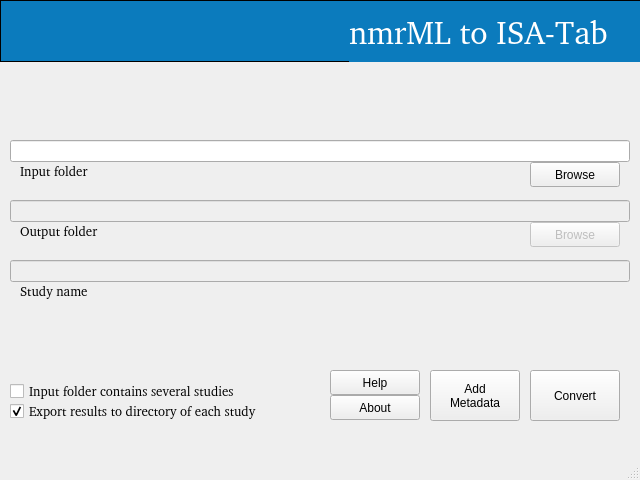
<?xml version="1.0" encoding="UTF-8"?>
<ui version="4.0">
 <class>MainWindow</class>
 <widget class="QMainWindow" name="MainWindow">
  <property name="geometry">
   <rect>
    <x>0</x>
    <y>0</y>
    <width>640</width>
    <height>480</height>
   </rect>
  </property>
  <property name="sizePolicy">
   <sizepolicy hsizetype="Fixed" vsizetype="Fixed">
    <horstretch>0</horstretch>
    <verstretch>0</verstretch>
   </sizepolicy>
  </property>
  <property name="minimumSize">
   <size>
    <width>640</width>
    <height>480</height>
   </size>
  </property>
  <property name="maximumSize">
   <size>
    <width>640</width>
    <height>480</height>
   </size>
  </property>
  <property name="contextMenuPolicy">
   <enum>Qt::DefaultContextMenu</enum>
  </property>
  <property name="windowTitle">
   <string>nmrML to ISA-Tab</string>
  </property>
  <property name="windowIcon">
   <iconset resource="resources.qrc">
    <normaloff>:/graphics/assets/graphics/ebi_icon.png</normaloff>:/graphics/assets/graphics/ebi_icon.png</iconset>
  </property>
  <property name="styleSheet">
   <string notr="true"/>
  </property>
  <widget class="QWidget" name="centralwidget">
   <widget class="QLineEdit" name="lineEdit_input">
    <property name="enabled">
     <bool>true</bool>
    </property>
    <property name="geometry">
     <rect>
      <x>10</x>
      <y>140</y>
      <width>620</width>
      <height>22</height>
     </rect>
    </property>
    <property name="sizePolicy">
     <sizepolicy hsizetype="Fixed" vsizetype="Fixed">
      <horstretch>0</horstretch>
      <verstretch>0</verstretch>
     </sizepolicy>
    </property>
    <property name="styleSheet">
     <string notr="true">font: 10pt url(:/fonts/assets/fonts/Verdana.ttf);</string>
    </property>
    <property name="locale">
     <locale language="French" country="France"/>
    </property>
   </widget>
   <widget class="QLabel" name="lbl_input">
    <property name="geometry">
     <rect>
      <x>20</x>
      <y>162</y>
      <width>180</width>
      <height>18</height>
     </rect>
    </property>
    <property name="sizePolicy">
     <sizepolicy hsizetype="Fixed" vsizetype="Fixed">
      <horstretch>0</horstretch>
      <verstretch>0</verstretch>
     </sizepolicy>
    </property>
    <property name="font">
     <font>
      <family>:/fonts/assets/fonts/Verdana.ttf</family>
      <pointsize>10</pointsize>
      <weight>50</weight>
      <italic>false</italic>
      <bold>false</bold>
     </font>
    </property>
    <property name="styleSheet">
     <string notr="true">font: 10pt url(:/fonts/assets/fonts/Verdana.ttf);</string>
    </property>
    <property name="text">
     <string>Input folder</string>
    </property>
   </widget>
   <widget class="QLineEdit" name="lineEdit_output">
    <property name="enabled">
     <bool>false</bool>
    </property>
    <property name="geometry">
     <rect>
      <x>10</x>
      <y>200</y>
      <width>620</width>
      <height>22</height>
     </rect>
    </property>
    <property name="sizePolicy">
     <sizepolicy hsizetype="Fixed" vsizetype="Fixed">
      <horstretch>0</horstretch>
      <verstretch>0</verstretch>
     </sizepolicy>
    </property>
    <property name="styleSheet">
     <string notr="true">font: 10pt url(:/fonts/assets/fonts/Verdana.ttf);</string>
    </property>
    <property name="text">
     <string/>
    </property>
   </widget>
   <widget class="QLineEdit" name="lineEdit_study">
    <property name="enabled">
     <bool>false</bool>
    </property>
    <property name="geometry">
     <rect>
      <x>10</x>
      <y>260</y>
      <width>620</width>
      <height>22</height>
     </rect>
    </property>
    <property name="sizePolicy">
     <sizepolicy hsizetype="Fixed" vsizetype="Fixed">
      <horstretch>0</horstretch>
      <verstretch>0</verstretch>
     </sizepolicy>
    </property>
    <property name="styleSheet">
     <string notr="true">font: 10pt url(:/fonts/assets/fonts/Verdana.ttf);</string>
    </property>
   </widget>
   <widget class="QLabel" name="lbl_output">
    <property name="geometry">
     <rect>
      <x>20</x>
      <y>222</y>
      <width>180</width>
      <height>18</height>
     </rect>
    </property>
    <property name="sizePolicy">
     <sizepolicy hsizetype="Fixed" vsizetype="Fixed">
      <horstretch>0</horstretch>
      <verstretch>0</verstretch>
     </sizepolicy>
    </property>
    <property name="font">
     <font>
      <family>:/fonts/assets/fonts/Verdana.ttf</family>
      <pointsize>10</pointsize>
      <weight>50</weight>
      <italic>false</italic>
      <bold>false</bold>
     </font>
    </property>
    <property name="styleSheet">
     <string notr="true">font: 10pt url(:/fonts/assets/fonts/Verdana.ttf);</string>
    </property>
    <property name="text">
     <string>Output folder</string>
    </property>
   </widget>
   <widget class="QLabel" name="lbl_study">
    <property name="geometry">
     <rect>
      <x>20</x>
      <y>282</y>
      <width>180</width>
      <height>18</height>
     </rect>
    </property>
    <property name="sizePolicy">
     <sizepolicy hsizetype="Fixed" vsizetype="Fixed">
      <horstretch>0</horstretch>
      <verstretch>0</verstretch>
     </sizepolicy>
    </property>
    <property name="font">
     <font>
      <family>:/fonts/assets/fonts/Verdana.ttf</family>
      <pointsize>10</pointsize>
      <weight>50</weight>
      <italic>false</italic>
      <bold>false</bold>
     </font>
    </property>
    <property name="styleSheet">
     <string notr="true">font: 10pt url(:/fonts/assets/fonts/Verdana.ttf);</string>
    </property>
    <property name="text">
     <string>Study name</string>
    </property>
   </widget>
   <widget class="QToolButton" name="toolButton_input_explore">
    <property name="geometry">
     <rect>
      <x>530</x>
      <y>162</y>
      <width>90</width>
      <height>25</height>
     </rect>
    </property>
    <property name="styleSheet">
     <string notr="true">font: 10pt url(:/fonts/assets/fonts/Verdana.ttf);</string>
    </property>
    <property name="text">
     <string>Browse</string>
    </property>
    <property name="icon">
     <iconset>
      <normaloff>assets/graphics/browse_icon.png</normaloff>assets/graphics/browse_icon.png</iconset>
    </property>
    <property name="iconSize">
     <size>
      <width>16</width>
      <height>16</height>
     </size>
    </property>
    <property name="toolButtonStyle">
     <enum>Qt::ToolButtonTextOnly</enum>
    </property>
    <property name="autoRaise">
     <bool>false</bool>
    </property>
    <property name="arrowType">
     <enum>Qt::NoArrow</enum>
    </property>
   </widget>
   <widget class="QToolButton" name="toolButton_output_explore">
    <property name="enabled">
     <bool>false</bool>
    </property>
    <property name="geometry">
     <rect>
      <x>530</x>
      <y>222</y>
      <width>90</width>
      <height>25</height>
     </rect>
    </property>
    <property name="styleSheet">
     <string notr="true">font: 10pt url(:/fonts/assets/fonts/Verdana.ttf);</string>
    </property>
    <property name="text">
     <string>Browse</string>
    </property>
    <property name="icon">
     <iconset>
      <normaloff>:/graphics/assets/graphics/browse_icon.png</normaloff>:/graphics/assets/graphics/browse_icon.png</iconset>
    </property>
    <property name="iconSize">
     <size>
      <width>16</width>
      <height>16</height>
     </size>
    </property>
    <property name="toolButtonStyle">
     <enum>Qt::ToolButtonTextOnly</enum>
    </property>
   </widget>
   <widget class="QCheckBox" name="cBox_multiple">
    <property name="geometry">
     <rect>
      <x>10</x>
      <y>380</y>
      <width>280</width>
      <height>22</height>
     </rect>
    </property>
    <property name="sizePolicy">
     <sizepolicy hsizetype="Fixed" vsizetype="Fixed">
      <horstretch>0</horstretch>
      <verstretch>0</verstretch>
     </sizepolicy>
    </property>
    <property name="font">
     <font>
      <family>:/fonts/assets/fonts/Verdana.ttf</family>
      <pointsize>10</pointsize>
      <weight>50</weight>
      <italic>false</italic>
      <bold>false</bold>
     </font>
    </property>
    <property name="styleSheet">
     <string notr="true">font: 10pt url(:/fonts/assets/fonts/Verdana.ttf);</string>
    </property>
    <property name="text">
     <string>Input folder contains several studies</string>
    </property>
   </widget>
   <widget class="QCheckBox" name="cBox_export">
    <property name="geometry">
     <rect>
      <x>10</x>
      <y>400</y>
      <width>340</width>
      <height>22</height>
     </rect>
    </property>
    <property name="sizePolicy">
     <sizepolicy hsizetype="Fixed" vsizetype="Fixed">
      <horstretch>0</horstretch>
      <verstretch>0</verstretch>
     </sizepolicy>
    </property>
    <property name="font">
     <font>
      <family>:/fonts/assets/fonts/Verdana.ttf</family>
      <pointsize>10</pointsize>
      <weight>50</weight>
      <italic>false</italic>
      <bold>false</bold>
     </font>
    </property>
    <property name="styleSheet">
     <string notr="true">font: 10pt url(:/fonts/assets/fonts/Verdana.ttf);</string>
    </property>
    <property name="text">
     <string>Export results to directory of each study</string>
    </property>
    <property name="checked">
     <bool>true</bool>
    </property>
   </widget>
   <widget class="QPushButton" name="PushBut_convert">
    <property name="geometry">
     <rect>
      <x>530</x>
      <y>370</y>
      <width>90</width>
      <height>51</height>
     </rect>
    </property>
    <property name="sizePolicy">
     <sizepolicy hsizetype="Fixed" vsizetype="Fixed">
      <horstretch>0</horstretch>
      <verstretch>0</verstretch>
     </sizepolicy>
    </property>
    <property name="styleSheet">
     <string notr="true">font: 10pt url(:/fonts/assets/fonts/Verdana.ttf);</string>
    </property>
    <property name="text">
     <string>Convert</string>
    </property>
   </widget>
   <widget class="QToolButton" name="toolButton_help">
    <property name="geometry">
     <rect>
      <x>330</x>
      <y>370</y>
      <width>90</width>
      <height>25</height>
     </rect>
    </property>
    <property name="styleSheet">
     <string notr="true">font: 10pt url(:/fonts/assets/fonts/Verdana.ttf);</string>
    </property>
    <property name="text">
     <string>Help</string>
    </property>
   </widget>
   <widget class="QLabel" name="lbl_input_error">
    <property name="geometry">
     <rect>
      <x>150</x>
      <y>162</y>
      <width>370</width>
      <height>18</height>
     </rect>
    </property>
    <property name="sizePolicy">
     <sizepolicy hsizetype="Fixed" vsizetype="Fixed">
      <horstretch>0</horstretch>
      <verstretch>0</verstretch>
     </sizepolicy>
    </property>
    <property name="font">
     <font>
      <family>:/fonts/assets/fonts/Verdana.ttf</family>
      <pointsize>10</pointsize>
      <weight>50</weight>
      <italic>false</italic>
      <bold>false</bold>
     </font>
    </property>
    <property name="styleSheet">
     <string notr="true">color: rgb(216, 1, 35);
font: 10pt url(:/fonts/assets/fonts/Verdana.ttf);</string>
    </property>
    <property name="text">
     <string/>
    </property>
   </widget>
   <widget class="QLabel" name="lbl_output_error">
    <property name="geometry">
     <rect>
      <x>150</x>
      <y>222</y>
      <width>370</width>
      <height>18</height>
     </rect>
    </property>
    <property name="sizePolicy">
     <sizepolicy hsizetype="Fixed" vsizetype="Fixed">
      <horstretch>0</horstretch>
      <verstretch>0</verstretch>
     </sizepolicy>
    </property>
    <property name="font">
     <font>
      <family>:/fonts/assets/fonts/Verdana.ttf</family>
      <pointsize>10</pointsize>
      <weight>50</weight>
      <italic>false</italic>
      <bold>false</bold>
     </font>
    </property>
    <property name="styleSheet">
     <string notr="true">color: rgb(216, 1, 35);
font: 10pt url(:/fonts/assets/fonts/Verdana.ttf);</string>
    </property>
    <property name="text">
     <string/>
    </property>
   </widget>
   <widget class="QLabel" name="lbl_study_error">
    <property name="geometry">
     <rect>
      <x>150</x>
      <y>282</y>
      <width>370</width>
      <height>18</height>
     </rect>
    </property>
    <property name="sizePolicy">
     <sizepolicy hsizetype="Fixed" vsizetype="Fixed">
      <horstretch>0</horstretch>
      <verstretch>0</verstretch>
     </sizepolicy>
    </property>
    <property name="font">
     <font>
      <family>:/fonts/assets/fonts/Verdana.ttf</family>
      <pointsize>10</pointsize>
      <weight>50</weight>
      <italic>false</italic>
      <bold>false</bold>
     </font>
    </property>
    <property name="styleSheet">
     <string notr="true">color: rgb(216, 1, 35);
font: 10pt url(:/fonts/assets/fonts/Verdana.ttf);</string>
    </property>
    <property name="frameShape">
     <enum>QFrame::NoFrame</enum>
    </property>
    <property name="text">
     <string/>
    </property>
    <property name="textFormat">
     <enum>Qt::AutoText</enum>
    </property>
    <property name="textInteractionFlags">
     <set>Qt::NoTextInteraction</set>
    </property>
   </widget>
   <widget class="QFrame" name="frame">
    <property name="geometry">
     <rect>
      <x>0</x>
      <y>0</y>
      <width>640</width>
      <height>62</height>
     </rect>
    </property>
    <property name="styleSheet">
     <string notr="true">background: rgb(11, 123, 189);
</string>
    </property>
    <property name="frameShape">
     <enum>QFrame::Box</enum>
    </property>
    <property name="frameShadow">
     <enum>QFrame::Plain</enum>
    </property>
    <widget class="QLabel" name="logo">
     <property name="geometry">
      <rect>
       <x>1</x>
       <y>1</y>
       <width>240</width>
       <height>60</height>
      </rect>
     </property>
     <property name="frameShape">
      <enum>QFrame::NoFrame</enum>
     </property>
     <property name="text">
      <string/>
     </property>
     <property name="pixmap">
      <pixmap resource="resources.qrc">:/graphics/assets/graphics/ebi-logo.jpg</pixmap>
     </property>
     <property name="alignment">
      <set>Qt::AlignLeading|Qt::AlignLeft|Qt::AlignVCenter</set>
     </property>
    </widget>
    <widget class="QLabel" name="title">
     <property name="geometry">
      <rect>
       <x>349</x>
       <y>1</y>
       <width>291</width>
       <height>62</height>
      </rect>
     </property>
     <property name="font">
      <font>
       <family>:/fonts/assets/fonts/HelveticaNeue.ttf</family>
       <pointsize>24</pointsize>
       <weight>50</weight>
       <italic>false</italic>
       <bold>false</bold>
      </font>
     </property>
     <property name="styleSheet">
      <string notr="true">color: rgb(255,255,255);
font: 24pt url(:/fonts/assets/fonts/HelveticaNeue.ttf);</string>
     </property>
     <property name="text">
      <string>nmrML to ISA-Tab </string>
     </property>
    </widget>
   </widget>
   <widget class="QToolButton" name="toolButton_metadata">
    <property name="enabled">
     <bool>true</bool>
    </property>
    <property name="geometry">
     <rect>
      <x>430</x>
      <y>370</y>
      <width>90</width>
      <height>51</height>
     </rect>
    </property>
    <property name="text">
     <string>Add 
Metadata</string>
    </property>
    <property name="checkable">
     <bool>false</bool>
    </property>
    <property name="autoRepeatInterval">
     <number>100</number>
    </property>
    <property name="popupMode">
     <enum>QToolButton::DelayedPopup</enum>
    </property>
    <property name="autoRaise">
     <bool>false</bool>
    </property>
   </widget>
   <widget class="QToolButton" name="toolButton_about">
    <property name="geometry">
     <rect>
      <x>330</x>
      <y>395</y>
      <width>90</width>
      <height>25</height>
     </rect>
    </property>
    <property name="styleSheet">
     <string notr="true">font: 10pt url(:/fonts/assets/fonts/Verdana.ttf);</string>
    </property>
    <property name="text">
     <string>About</string>
    </property>
   </widget>
  </widget>
  <widget class="QMenuBar" name="menubar">
   <property name="enabled">
    <bool>false</bool>
   </property>
   <property name="geometry">
    <rect>
     <x>0</x>
     <y>0</y>
     <width>640</width>
     <height>23</height>
    </rect>
   </property>
   <property name="nativeMenuBar">
    <bool>true</bool>
   </property>
  </widget>
  <widget class="QStatusBar" name="statusbar"/>
 </widget>
 <resources>
  <include location="resources.qrc"/>
 </resources>
 <connections/>
</ui>
